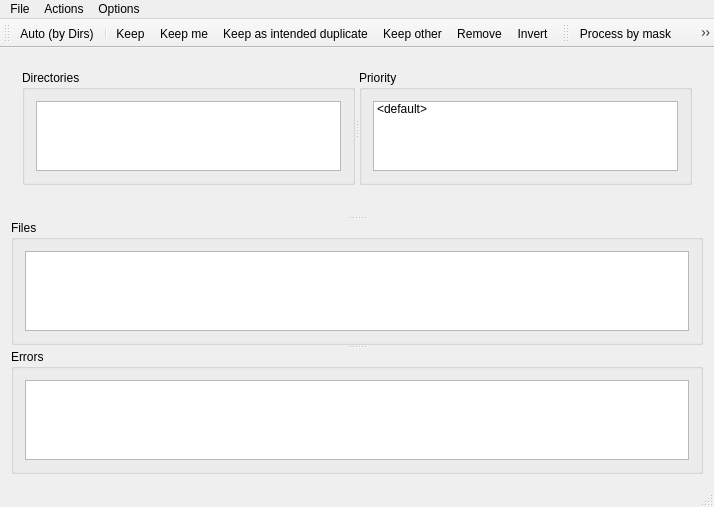
<?xml version="1.0" encoding="UTF-8"?>
<ui version="4.0">
 <class>QDupFindClass</class>
 <widget class="QMainWindow" name="QDupFindClass">
  <property name="geometry">
   <rect>
    <x>0</x>
    <y>0</y>
    <width>714</width>
    <height>507</height>
   </rect>
  </property>
  <property name="windowTitle">
   <string>QDupFind</string>
  </property>
  <widget class="QWidget" name="centralWidget">
   <layout class="QVBoxLayout" name="verticalLayout_6">
    <item>
     <widget class="QSplitter" name="splitter_2">
      <property name="orientation">
       <enum>Qt::Vertical</enum>
      </property>
      <widget class="QWidget" name="">
       <layout class="QVBoxLayout" name="verticalLayout_5">
        <item>
         <widget class="QSplitter" name="splitter">
          <property name="sizePolicy">
           <sizepolicy hsizetype="Expanding" vsizetype="Expanding">
            <horstretch>0</horstretch>
            <verstretch>0</verstretch>
           </sizepolicy>
          </property>
          <property name="orientation">
           <enum>Qt::Horizontal</enum>
          </property>
          <widget class="QGroupBox" name="groupBox">
           <property name="title">
            <string>Directories</string>
           </property>
           <layout class="QVBoxLayout" name="verticalLayout">
            <item>
             <widget class="QTreeWidget" name="dirs">
              <property name="editTriggers">
               <set>QAbstractItemView::NoEditTriggers</set>
              </property>
              <property name="showDropIndicator" stdset="0">
               <bool>false</bool>
              </property>
              <property name="dragEnabled">
               <bool>true</bool>
              </property>
              <property name="dragDropMode">
               <enum>QAbstractItemView::DragDrop</enum>
              </property>
              <property name="rootIsDecorated">
               <bool>true</bool>
              </property>
              <property name="sortingEnabled">
               <bool>true</bool>
              </property>
              <property name="wordWrap">
               <bool>true</bool>
              </property>
              <property name="columnCount">
               <number>1</number>
              </property>
              <attribute name="headerVisible">
               <bool>false</bool>
              </attribute>
              <column>
               <property name="text">
                <string notr="true">1</string>
               </property>
              </column>
             </widget>
            </item>
           </layout>
          </widget>
          <widget class="QGroupBox" name="groupBox_4">
           <property name="title">
            <string>Priority</string>
           </property>
           <layout class="QVBoxLayout" name="verticalLayout_4">
            <item>
             <widget class="QListWidget" name="prio">
              <property name="editTriggers">
               <set>QAbstractItemView::NoEditTriggers</set>
              </property>
              <property name="dragEnabled">
               <bool>true</bool>
              </property>
              <property name="dragDropMode">
               <enum>QAbstractItemView::DragDrop</enum>
              </property>
              <property name="defaultDropAction">
               <enum>Qt::MoveAction</enum>
              </property>
              <property name="alternatingRowColors">
               <bool>true</bool>
              </property>
              <property name="selectionBehavior">
               <enum>QAbstractItemView::SelectItems</enum>
              </property>
              <item>
               <property name="text">
                <string>&lt;default&gt;</string>
               </property>
               <property name="flags">
                <set>ItemIsSelectable|ItemIsEnabled</set>
               </property>
              </item>
             </widget>
            </item>
           </layout>
          </widget>
         </widget>
        </item>
        <item>
         <widget class="QLabel" name="dir_to_process">
          <property name="sizePolicy">
           <sizepolicy hsizetype="Preferred" vsizetype="Minimum">
            <horstretch>0</horstretch>
            <verstretch>0</verstretch>
           </sizepolicy>
          </property>
          <property name="text">
           <string/>
          </property>
         </widget>
        </item>
       </layout>
      </widget>
      <widget class="QGroupBox" name="files_box">
       <property name="title">
        <string>Files</string>
       </property>
       <layout class="QVBoxLayout" name="verticalLayout_2">
        <item>
         <widget class="QListWidget" name="files"/>
        </item>
       </layout>
      </widget>
      <widget class="QGroupBox" name="errors_box">
       <property name="title">
        <string>Errors</string>
       </property>
       <layout class="QVBoxLayout" name="verticalLayout_3">
        <item>
         <widget class="QTextBrowser" name="errors">
          <property name="textInteractionFlags">
           <set>Qt::TextSelectableByKeyboard|Qt::TextSelectableByMouse</set>
          </property>
          <property name="openLinks">
           <bool>false</bool>
          </property>
         </widget>
        </item>
       </layout>
      </widget>
     </widget>
    </item>
   </layout>
  </widget>
  <widget class="QMenuBar" name="menuBar">
   <property name="geometry">
    <rect>
     <x>0</x>
     <y>0</y>
     <width>714</width>
     <height>22</height>
    </rect>
   </property>
   <widget class="QMenu" name="menuFile">
    <property name="title">
     <string>File</string>
    </property>
    <property name="toolTipsVisible">
     <bool>true</bool>
    </property>
    <addaction name="actionAdd_directory"/>
    <addaction name="actionScan_for_Empty_dirs"/>
    <addaction name="actionProcess_by_mask"/>
    <addaction name="separator"/>
    <addaction name="actionExit"/>
   </widget>
   <widget class="QMenu" name="menuActions">
    <property name="title">
     <string>Actions</string>
    </property>
    <property name="toolTipsVisible">
     <bool>true</bool>
    </property>
    <addaction name="actionAuto_by_Dirs"/>
    <addaction name="separator"/>
    <addaction name="actionKeep"/>
    <addaction name="actionKeep_as_intended_duplicate"/>
    <addaction name="actionKeep_me"/>
    <addaction name="actionKeep_other"/>
    <addaction name="separator"/>
    <addaction name="actionRemove"/>
    <addaction name="separator"/>
    <addaction name="actionInvert"/>
    <addaction name="separator"/>
    <addaction name="actionRun"/>
    <addaction name="separator"/>
    <addaction name="actionPause"/>
   </widget>
   <widget class="QMenu" name="menuOptions">
    <property name="title">
     <string>Options</string>
    </property>
    <property name="toolTipsVisible">
     <bool>true</bool>
    </property>
    <addaction name="actionShow_processed_entries"/>
   </widget>
   <addaction name="menuFile"/>
   <addaction name="menuActions"/>
   <addaction name="menuOptions"/>
  </widget>
  <widget class="QStatusBar" name="statusBar"/>
  <widget class="QToolBar" name="toolBar">
   <property name="windowTitle">
    <string>toolBar</string>
   </property>
   <attribute name="toolBarArea">
    <enum>TopToolBarArea</enum>
   </attribute>
   <attribute name="toolBarBreak">
    <bool>false</bool>
   </attribute>
   <addaction name="actionAuto_by_Dirs"/>
   <addaction name="separator"/>
   <addaction name="actionKeep"/>
   <addaction name="actionKeep_me"/>
   <addaction name="actionKeep_as_intended_duplicate"/>
   <addaction name="actionKeep_other"/>
   <addaction name="actionRemove"/>
   <addaction name="actionInvert"/>
  </widget>
  <widget class="QToolBar" name="toolBar_2">
   <property name="windowTitle">
    <string>toolBar_2</string>
   </property>
   <attribute name="toolBarArea">
    <enum>TopToolBarArea</enum>
   </attribute>
   <attribute name="toolBarBreak">
    <bool>false</bool>
   </attribute>
   <addaction name="actionProcess_by_mask"/>
   <addaction name="actionRun"/>
   <addaction name="actionPause"/>
  </widget>
  <action name="actionAdd_directory">
   <property name="text">
    <string>Add directory</string>
   </property>
   <property name="toolTip">
    <string>Scan new directory</string>
   </property>
   <property name="shortcut">
    <string>Ctrl+O</string>
   </property>
  </action>
  <action name="actionExit">
   <property name="text">
    <string>Exit</string>
   </property>
  </action>
  <action name="actionScan_for_Empty_dirs">
   <property name="text">
    <string>Scan for Empty dirs</string>
   </property>
   <property name="toolTip">
    <string>Scan and detect empty directories (and tries). Remove them</string>
   </property>
  </action>
  <action name="actionAuto_by_Dirs">
   <property name="icon">
    <iconset resource="qdupfind.qrc">
     <normaloff>:/QDupFind/update</normaloff>:/QDupFind/update</iconset>
   </property>
   <property name="text">
    <string>Auto (by Dirs)</string>
   </property>
   <property name="toolTip">
    <string>Classify files for duplicates based on Directories priority</string>
   </property>
  </action>
  <action name="actionKeep_me">
   <property name="icon">
    <iconset resource="qdupfind.qrc">
     <normaloff>:/QDupFind/yesNo</normaloff>:/QDupFind/yesNo</iconset>
   </property>
   <property name="text">
    <string>Keep me</string>
   </property>
   <property name="toolTip">
    <string>Keep current file. Delete all others</string>
   </property>
   <property name="shortcut">
    <string>Ins</string>
   </property>
  </action>
  <action name="actionKeep_other">
   <property name="icon">
    <iconset resource="qdupfind.qrc">
     <normaloff>:/QDupFind/noYes</normaloff>:/QDupFind/noYes</iconset>
   </property>
   <property name="text">
    <string>Keep other</string>
   </property>
   <property name="toolTip">
    <string>Delete this file, keep other (if it unique)</string>
   </property>
  </action>
  <action name="actionKeep">
   <property name="icon">
    <iconset resource="qdupfind.qrc">
     <normaloff>:/QDupFind/ok</normaloff>:/QDupFind/ok</iconset>
   </property>
   <property name="text">
    <string>Keep</string>
   </property>
   <property name="toolTip">
    <string>Keep current file</string>
   </property>
  </action>
  <action name="actionRemove">
   <property name="icon">
    <iconset resource="qdupfind.qrc">
     <normaloff>:/QDupFind/cancel</normaloff>:/QDupFind/cancel</iconset>
   </property>
   <property name="text">
    <string>Remove</string>
   </property>
   <property name="toolTip">
    <string>Delete current file</string>
   </property>
   <property name="shortcut">
    <string>Del</string>
   </property>
  </action>
  <action name="actionInvert">
   <property name="icon">
    <iconset resource="qdupfind.qrc">
     <normaloff>:/QDupFind/refresh</normaloff>:/QDupFind/refresh</iconset>
   </property>
   <property name="text">
    <string>Invert</string>
   </property>
   <property name="toolTip">
    <string>Invert selection for current file (keep, delete, not assigned)</string>
   </property>
   <property name="shortcut">
    <string>Space</string>
   </property>
  </action>
  <action name="actionRun">
   <property name="icon">
    <iconset resource="qdupfind.qrc">
     <normaloff>:/QDupFind/run</normaloff>:/QDupFind/run</iconset>
   </property>
   <property name="text">
    <string>Run</string>
   </property>
   <property name="toolTip">
    <string>Perform planned actions (remove files)</string>
   </property>
   <property name="shortcut">
    <string>Alt+R</string>
   </property>
  </action>
  <action name="actionPause">
   <property name="checkable">
    <bool>true</bool>
   </property>
   <property name="icon">
    <iconset resource="qdupfind.qrc">
     <normaloff>:/QDupFind/pause</normaloff>:/QDupFind/pause</iconset>
   </property>
   <property name="text">
    <string>Pause</string>
   </property>
   <property name="toolTip">
    <string>Pause scan process</string>
   </property>
   <property name="shortcut">
    <string>Alt+P</string>
   </property>
  </action>
  <action name="actionShow_processed_entries">
   <property name="checkable">
    <bool>true</bool>
   </property>
   <property name="text">
    <string>Show processed entries</string>
   </property>
   <property name="toolTip">
    <string>Show/Hide already processed Keep files</string>
   </property>
   <property name="shortcut">
    <string>Alt+V</string>
   </property>
  </action>
  <action name="actionKeep_as_intended_duplicate">
   <property name="icon">
    <iconset resource="qdupfind.qrc">
     <normaloff>:/QDupFind/ok2</normaloff>:/QDupFind/ok2</iconset>
   </property>
   <property name="text">
    <string>Keep as intended duplicate</string>
   </property>
   <property name="toolTip">
    <string>Keep file as duplicated on purpose</string>
   </property>
  </action>
  <action name="actionProcess_by_mask">
   <property name="icon">
    <iconset resource="qdupfind.qrc">
     <normaloff>:/QDupFind/search</normaloff>:/QDupFind/search</iconset>
   </property>
   <property name="text">
    <string>Process by mask</string>
   </property>
   <property name="toolTip">
    <string>Select files by file mask and apply action to all of them</string>
   </property>
  </action>
 </widget>
 <layoutdefault spacing="6" margin="11"/>
 <resources>
  <include location="qdupfind.qrc"/>
 </resources>
 <connections>
  <connection>
   <sender>actionExit</sender>
   <signal>triggered()</signal>
   <receiver>QDupFindClass</receiver>
   <slot>close()</slot>
   <hints>
    <hint type="sourcelabel">
     <x>-1</x>
     <y>-1</y>
    </hint>
    <hint type="destinationlabel">
     <x>371</x>
     <y>238</y>
    </hint>
   </hints>
  </connection>
 </connections>
</ui>
